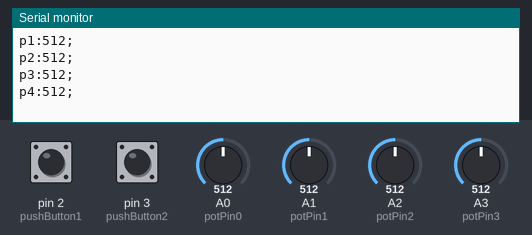
This sketch was run on a simulated Arduino Uno, built with avr-gcc and run on an emulated ATmega328P. Shown: the last lines printed to the serial monitor. The test bench sets the inputs (shaded band); at power-on: pin 2 (pushButton1) HIGH, A0 (potPin0) = 512, A1 (potPin1) = 512, A2 (potPin2) = 512, A3 (potPin3) = 512, pin 3 (pushButton2) HIGH.

Above: at 1.2 s.
1.3 s: pin 2 (pushButton1) pulled LOW for 0.15 s
At 2.0 s:
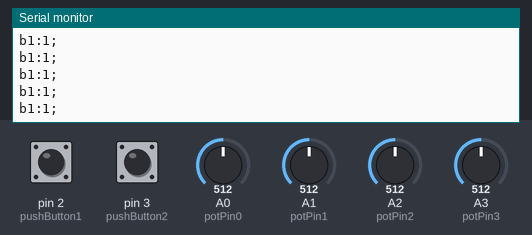
2.9 s: A0 (potPin0) set to 716
At 3.9 s:
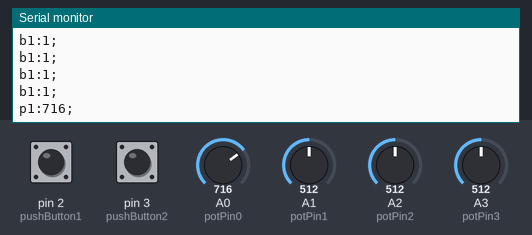
4.4 s: A1 (potPin1) set to 716
At 5.0 s:
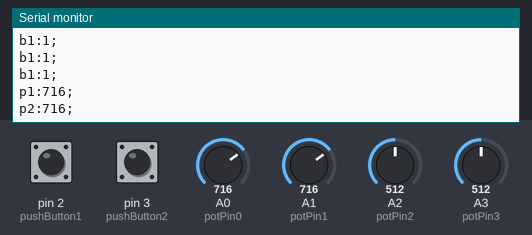
5.9 s: A2 (potPin2) set to 716
At 7.1 s:
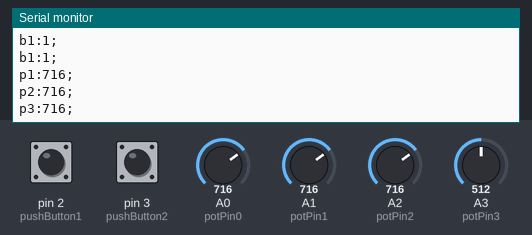
7.4 s: A3 (potPin3) set to 716
At 8.5 s:
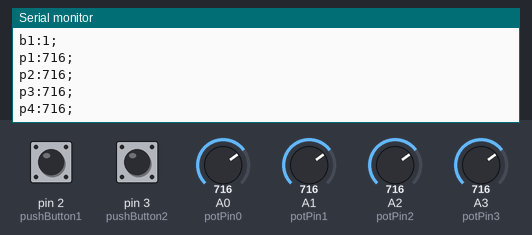
8.9 s: pin 3 (pushButton2) pulled LOW for 0.15 s
At 10.2 s:
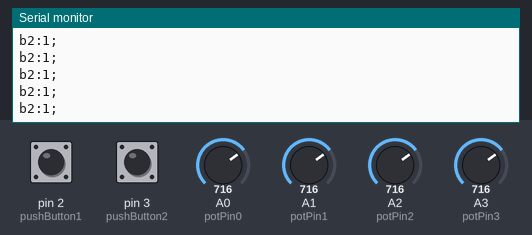
Timing chart, 0 to 11.5 s (numbered marks = the images above; inputs shaded):
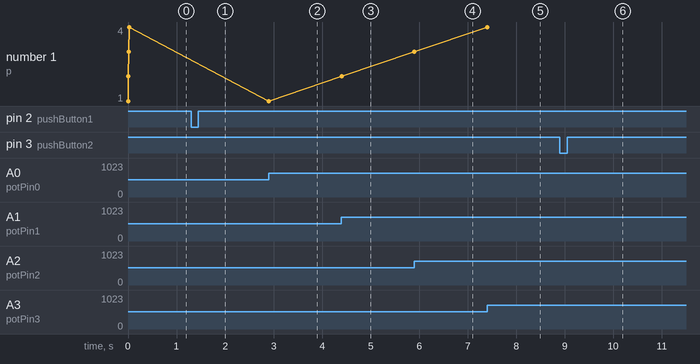

Measured:
- after the input at 1.3 s, the serial monitor: prints a new line at once (image 1)
- after the input at 2.9 s, the serial monitor: prints a new line at once (image 2)
- after the input at 4.4 s, the serial monitor: prints a new line at once (image 3)
- after the input at 5.9 s, the serial monitor: prints a new line at once (image 4)
- after the input at 7.4 s, the serial monitor: prints a new line at once (image 5)
- after the input at 8.9 s, the serial monitor: prints a new line at once (image 6)
- plotted number 1: 1 → 2 after the input at 4.4 s, 2 → 3 after the input at 5.9 s, 3 → 4 after the input at 7.4 s

The sketch:

musiclab-arduino-code.ino
```cpp
int pushButton1 = 2;
int oldButtonState1 = HIGH;
int pushButton2 = 3;
int oldButtonState2 = HIGH;

const int threshold = 10;
const int currPotentiometer = 0;

const int potPin0 = A0;
int tempPotRead0 = 0;
int potRead0 = 0;

const int potPin1 = A1;
int tempPotRead1 = 0;
int potRead1 = 0;

const int potPin2 = A2;
int tempPotRead2 = 0;
int potRead2 = 0;

const int potPin3 = A3;
int tempPotRead3 = 0;
int potRead3 = 0;

void setup() {
  Serial.begin(9600);
  pinMode(pushButton1, INPUT_PULLUP);
  pinMode(pushButton2, INPUT_PULLUP);
}

void loop() {
  buttonHandler("b1:", pushButton1, oldButtonState1);
  buttonHandler("b2:", pushButton2, oldButtonState1);
  potentiometerHandler("p1:", potPin0, potRead0);
  potentiometerHandler("p2:", potPin1, potRead1);
  potentiometerHandler("p3:", potPin2, potRead2);
  potentiometerHandler("p4:", potPin3, potRead3);
  delay(1);        // delay in between reads for stability
}


void potentiometerHandler(String name, int potPin, int &potVal)
{
    int potTempVal = analogRead(potPin);

    if(potTempVal >= (potVal+threshold) || potTempVal <= (potVal-threshold))
    {
       potVal = potTempVal;
       sendOutput(name, potVal);
    }
}

void buttonHandler(String Name, int button, int oldButtonState){
  int thisButtonState = digitalRead(button);
  if(thisButtonState != oldButtonState)
  {
    oldButtonState = thisButtonState;
    if (thisButtonState == HIGH) {
      sendOutput(Name, 0);
    } else if (thisButtonState == LOW) {
      sendOutput(Name, 1);
    }

  }
}

void sendOutput(String ctrl, int val){
    String message = ctrl + String(val) + String(";");
    Serial.println(message);
}
```
